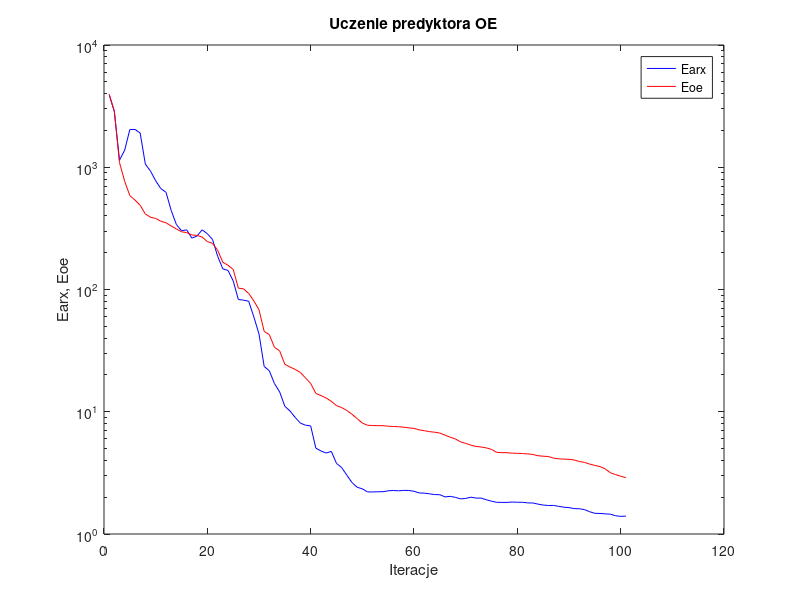
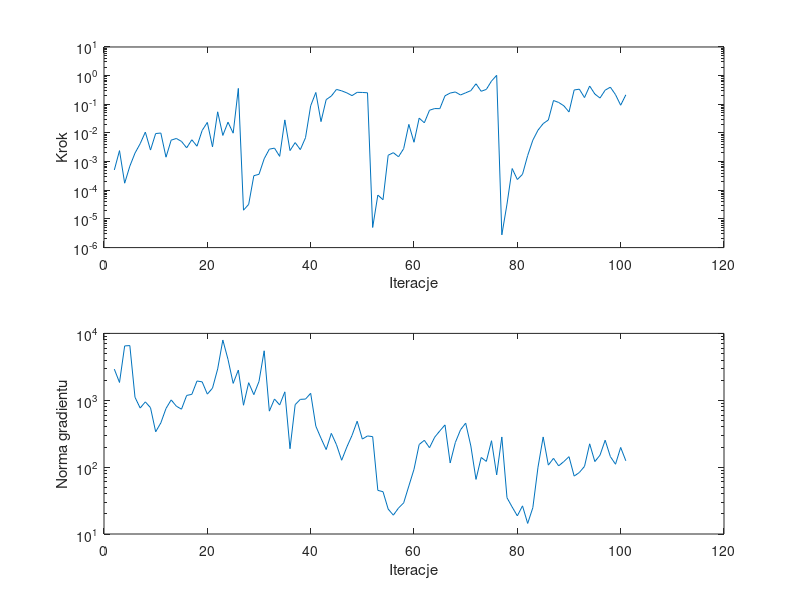

Write MATLAB code to recreate these figures, in order.
%uczenie predyktora oe
clear all;
n=0; farx(n+1)=3.937165e+003; foe(n+1)=3.942867e+003; wspucz(n+1)=0.000000e+000; ng(n+1)=0.000000e+000;
%odnowa zmiennej metryki
n=1; farx(n+1)=2.856169e+003; foe(n+1)=2.871938e+003; krok(n+1)=5.126539e-004; ng(n+1)=2.917358e+003;
n=2; farx(n+1)=1.142149e+003; foe(n+1)=1.091178e+003; krok(n+1)=2.419456e-003; ng(n+1)=1.845654e+003;
n=3; farx(n+1)=1.379179e+003; foe(n+1)=7.676203e+002; krok(n+1)=1.767236e-004; ng(n+1)=6.497198e+003;
n=4; farx(n+1)=2.034113e+003; foe(n+1)=5.858672e+002; krok(n+1)=6.946998e-004; ng(n+1)=6.574723e+003;
n=5; farx(n+1)=2.039042e+003; foe(n+1)=5.389096e+002; krok(n+1)=1.983052e-003; ng(n+1)=1.108248e+003;
n=6; farx(n+1)=1.904267e+003; foe(n+1)=4.886264e+002; krok(n+1)=4.223924e-003; ng(n+1)=7.649961e+002;
n=7; farx(n+1)=1.061674e+003; foe(n+1)=4.146275e+002; krok(n+1)=1.071441e-002; ng(n+1)=9.459726e+002;
n=8; farx(n+1)=9.301443e+002; foe(n+1)=3.900676e+002; krok(n+1)=2.531421e-003; ng(n+1)=7.742600e+002;
n=9; farx(n+1)=7.754012e+002; foe(n+1)=3.813923e+002; krok(n+1)=9.545881e-003; ng(n+1)=3.376294e+002;
n=10; farx(n+1)=6.689445e+002; foe(n+1)=3.617919e+002; krok(n+1)=9.939393e-003; ng(n+1)=4.590224e+002;
n=11; farx(n+1)=6.244381e+002; foe(n+1)=3.512262e+002; krok(n+1)=1.427772e-003; ng(n+1)=7.532330e+002;
n=12; farx(n+1)=4.439327e+002; foe(n+1)=3.311526e+002; krok(n+1)=5.608389e-003; ng(n+1)=1.012713e+003;
n=13; farx(n+1)=3.406822e+002; foe(n+1)=3.129496e+002; krok(n+1)=6.425309e-003; ng(n+1)=8.154928e+002;
n=14; farx(n+1)=3.024888e+002; foe(n+1)=2.964875e+002; krok(n+1)=5.062842e-003; ng(n+1)=7.354359e+002;
n=15; farx(n+1)=3.074536e+002; foe(n+1)=2.922196e+002; krok(n+1)=3.023106e-003; ng(n+1)=1.180924e+003;
n=16; farx(n+1)=2.634071e+002; foe(n+1)=2.792461e+002; krok(n+1)=5.792131e-003; ng(n+1)=1.225710e+003;
n=17; farx(n+1)=2.736748e+002; foe(n+1)=2.770850e+002; krok(n+1)=3.446556e-003; ng(n+1)=1.941215e+003;
n=18; farx(n+1)=3.078220e+002; foe(n+1)=2.684807e+002; krok(n+1)=1.226153e-002; ng(n+1)=1.884305e+003;
n=19; farx(n+1)=2.858723e+002; foe(n+1)=2.466221e+002; krok(n+1)=2.331822e-002; ng(n+1)=1.235528e+003;
n=20; farx(n+1)=2.569836e+002; foe(n+1)=2.384469e+002; krok(n+1)=3.264384e-003; ng(n+1)=1.518188e+003;
n=21; farx(n+1)=1.867534e+002; foe(n+1)=2.091636e+002; krok(n+1)=5.466235e-002; ng(n+1)=2.942030e+003;
n=22; farx(n+1)=1.475449e+002; foe(n+1)=1.672302e+002; krok(n+1)=8.193332e-003; ng(n+1)=7.963942e+003;
n=23; farx(n+1)=1.432288e+002; foe(n+1)=1.578114e+002; krok(n+1)=2.378377e-002; ng(n+1)=4.085152e+003;
n=24; farx(n+1)=1.177016e+002; foe(n+1)=1.461035e+002; krok(n+1)=9.830492e-003; ng(n+1)=1.787930e+003;
n=25; farx(n+1)=8.289938e+001; foe(n+1)=1.025797e+002; krok(n+1)=3.589327e-001; ng(n+1)=2.833182e+003;
%odnowa zmiennej metryki
n=26; farx(n+1)=8.184993e+001; foe(n+1)=1.013699e+002; krok(n+1)=2.020511e-005; ng(n+1)=8.426464e+002;
n=27; farx(n+1)=8.023327e+001; foe(n+1)=9.284627e+001; krok(n+1)=3.223481e-005; ng(n+1)=1.831144e+003;
n=28; farx(n+1)=5.970139e+001; foe(n+1)=8.078562e+001; krok(n+1)=3.229906e-004; ng(n+1)=1.212982e+003;
n=29; farx(n+1)=4.326926e+001; foe(n+1)=6.821619e+001; krok(n+1)=3.604935e-004; ng(n+1)=1.914246e+003;
n=30; farx(n+1)=2.347552e+001; foe(n+1)=4.544630e+001; krok(n+1)=1.255562e-003; ng(n+1)=5.492848e+003;
n=31; farx(n+1)=2.161743e+001; foe(n+1)=4.270007e+001; krok(n+1)=2.722891e-003; ng(n+1)=6.877289e+002;
n=32; farx(n+1)=1.697642e+001; foe(n+1)=3.363195e+001; krok(n+1)=2.953444e-003; ng(n+1)=1.044980e+003;
n=33; farx(n+1)=1.452311e+001; foe(n+1)=3.150668e+001; krok(n+1)=1.524981e-003; ng(n+1)=8.497471e+002;
n=34; farx(n+1)=1.109067e+001; foe(n+1)=2.442356e+001; krok(n+1)=2.857938e-002; ng(n+1)=1.335932e+003;
n=35; farx(n+1)=1.014042e+001; foe(n+1)=2.322079e+001; krok(n+1)=2.426783e-003; ng(n+1)=1.884120e+002;
n=36; farx(n+1)=8.991004e+000; foe(n+1)=2.221587e+001; krok(n+1)=4.615931e-003; ng(n+1)=8.595401e+002;
n=37; farx(n+1)=8.075731e+000; foe(n+1)=2.096444e+001; krok(n+1)=2.620821e-003; ng(n+1)=1.031840e+003;
n=38; farx(n+1)=7.764977e+000; foe(n+1)=1.890465e+001; krok(n+1)=6.832143e-003; ng(n+1)=1.041794e+003;
n=39; farx(n+1)=7.657908e+000; foe(n+1)=1.704492e+001; krok(n+1)=8.877087e-002; ng(n+1)=1.270348e+003;
n=40; farx(n+1)=5.039086e+000; foe(n+1)=1.412808e+001; krok(n+1)=2.587256e-001; ng(n+1)=4.095899e+002;
n=41; farx(n+1)=4.776466e+000; foe(n+1)=1.356172e+001; krok(n+1)=2.486715e-002; ng(n+1)=2.702313e+002;
n=42; farx(n+1)=4.594761e+000; foe(n+1)=1.295028e+001; krok(n+1)=1.454886e-001; ng(n+1)=1.831740e+002;
n=43; farx(n+1)=4.737644e+000; foe(n+1)=1.217131e+001; krok(n+1)=1.943277e-001; ng(n+1)=3.200443e+002;
n=44; farx(n+1)=3.780023e+000; foe(n+1)=1.122194e+001; krok(n+1)=3.307424e-001; ng(n+1)=2.159922e+002;
n=45; farx(n+1)=3.494253e+000; foe(n+1)=1.081883e+001; krok(n+1)=2.948231e-001; ng(n+1)=1.267120e+002;
n=46; farx(n+1)=3.027635e+000; foe(n+1)=1.023799e+001; krok(n+1)=2.503681e-001; ng(n+1)=1.999429e+002;
n=47; farx(n+1)=2.634527e+000; foe(n+1)=9.535507e+000; krok(n+1)=2.007487e-001; ng(n+1)=2.980797e+002;
n=48; farx(n+1)=2.411190e+000; foe(n+1)=8.779455e+000; krok(n+1)=2.617897e-001; ng(n+1)=4.858260e+002;
n=49; farx(n+1)=2.341664e+000; foe(n+1)=8.080085e+000; krok(n+1)=2.589461e-001; ng(n+1)=2.628445e+002;
n=50; farx(n+1)=2.209803e+000; foe(n+1)=7.755441e+000; krok(n+1)=2.522670e-001; ng(n+1)=2.926033e+002;
%odnowa zmiennej metryki
n=51; farx(n+1)=2.207566e+000; foe(n+1)=7.711494e+000; krok(n+1)=5.036867e-006; ng(n+1)=2.858524e+002;
n=52; farx(n+1)=2.215942e+000; foe(n+1)=7.698835e+000; krok(n+1)=6.800238e-005; ng(n+1)=4.490982e+001;
n=53; farx(n+1)=2.217912e+000; foe(n+1)=7.692148e+000; krok(n+1)=4.685521e-005; ng(n+1)=4.293574e+001;
n=54; farx(n+1)=2.255876e+000; foe(n+1)=7.615564e+000; krok(n+1)=1.667309e-003; ng(n+1)=2.361360e+001;
n=55; farx(n+1)=2.271028e+000; foe(n+1)=7.574452e+000; krok(n+1)=2.051078e-003; ng(n+1)=1.912972e+001;
n=56; farx(n+1)=2.255246e+000; foe(n+1)=7.547029e+000; krok(n+1)=1.473014e-003; ng(n+1)=2.445066e+001;
n=57; farx(n+1)=2.274257e+000; foe(n+1)=7.474666e+000; krok(n+1)=2.840497e-003; ng(n+1)=2.921708e+001;
n=58; farx(n+1)=2.269966e+000; foe(n+1)=7.382978e+000; krok(n+1)=1.989989e-002; ng(n+1)=5.219656e+001;
n=59; farx(n+1)=2.236233e+000; foe(n+1)=7.310232e+000; krok(n+1)=4.738412e-003; ng(n+1)=9.288697e+001;
n=60; farx(n+1)=2.167548e+000; foe(n+1)=7.108197e+000; krok(n+1)=3.291899e-002; ng(n+1)=2.180051e+002;
n=61; farx(n+1)=2.158440e+000; foe(n+1)=7.001471e+000; krok(n+1)=2.262062e-002; ng(n+1)=2.519329e+002;
n=62; farx(n+1)=2.132118e+000; foe(n+1)=6.875073e+000; krok(n+1)=6.208155e-002; ng(n+1)=1.951786e+002;
n=63; farx(n+1)=2.101196e+000; foe(n+1)=6.800208e+000; krok(n+1)=7.100297e-002; ng(n+1)=2.799846e+002;
n=64; farx(n+1)=2.096274e+000; foe(n+1)=6.695226e+000; krok(n+1)=7.045190e-002; ng(n+1)=3.483795e+002;
n=65; farx(n+1)=2.011723e+000; foe(n+1)=6.436590e+000; krok(n+1)=1.981558e-001; ng(n+1)=4.278749e+002;
n=66; farx(n+1)=2.032240e+000; foe(n+1)=6.192201e+000; krok(n+1)=2.468205e-001; ng(n+1)=1.154988e+002;
n=67; farx(n+1)=1.994767e+000; foe(n+1)=5.994845e+000; krok(n+1)=2.693452e-001; ng(n+1)=2.335161e+002;
n=68; farx(n+1)=1.938106e+000; foe(n+1)=5.673009e+000; krok(n+1)=2.114442e-001; ng(n+1)=3.611989e+002;
n=69; farx(n+1)=1.954064e+000; foe(n+1)=5.515146e+000; krok(n+1)=2.515310e-001; ng(n+1)=4.551304e+002;
n=70; farx(n+1)=2.000520e+000; foe(n+1)=5.326930e+000; krok(n+1)=2.997685e-001; ng(n+1)=2.073284e+002;
n=71; farx(n+1)=1.967638e+000; foe(n+1)=5.205363e+000; krok(n+1)=5.203615e-001; ng(n+1)=6.554669e+001;
n=72; farx(n+1)=1.966816e+000; foe(n+1)=5.148058e+000; krok(n+1)=2.845227e-001; ng(n+1)=1.395027e+002;
n=73; farx(n+1)=1.905331e+000; foe(n+1)=5.062534e+000; krok(n+1)=3.311156e-001; ng(n+1)=1.218675e+002;
n=74; farx(n+1)=1.855495e+000; foe(n+1)=4.921744e+000; krok(n+1)=6.480438e-001; ng(n+1)=2.482658e+002;
n=75; farx(n+1)=1.816266e+000; foe(n+1)=4.656255e+000; krok(n+1)=1.024434e+000; ng(n+1)=7.660111e+001;
%odnowa zmiennej metryki
n=76; farx(n+1)=1.813749e+000; foe(n+1)=4.630447e+000; krok(n+1)=2.783541e-006; ng(n+1)=2.826741e+002;
n=77; farx(n+1)=1.813589e+000; foe(n+1)=4.625387e+000; krok(n+1)=3.298238e-005; ng(n+1)=3.482454e+001;
n=78; farx(n+1)=1.826085e+000; foe(n+1)=4.581865e+000; krok(n+1)=5.733303e-004; ng(n+1)=2.531287e+001;
n=79; farx(n+1)=1.818961e+000; foe(n+1)=4.575020e+000; krok(n+1)=2.377984e-004; ng(n+1)=1.867951e+001;
n=80; farx(n+1)=1.817064e+000; foe(n+1)=4.551860e+000; krok(n+1)=3.604935e-004; ng(n+1)=2.634915e+001;
n=81; farx(n+1)=1.797112e+000; foe(n+1)=4.518740e+000; krok(n+1)=1.635770e-003; ng(n+1)=1.439486e+001;
n=82; farx(n+1)=1.793799e+000; foe(n+1)=4.472203e+000; krok(n+1)=5.608324e-003; ng(n+1)=2.474587e+001;
n=83; farx(n+1)=1.755711e+000; foe(n+1)=4.367179e+000; krok(n+1)=1.251384e-002; ng(n+1)=9.986718e+001;
n=84; farx(n+1)=1.725454e+000; foe(n+1)=4.328664e+000; krok(n+1)=2.118799e-002; ng(n+1)=2.827608e+002;
n=85; farx(n+1)=1.710952e+000; foe(n+1)=4.304568e+000; krok(n+1)=2.835564e-002; ng(n+1)=1.072221e+002;
n=86; farx(n+1)=1.713063e+000; foe(n+1)=4.176853e+000; krok(n+1)=1.354890e-001; ng(n+1)=1.354166e+002;
n=87; farx(n+1)=1.683783e+000; foe(n+1)=4.120726e+000; krok(n+1)=1.158784e-001; ng(n+1)=1.044332e+002;
n=88; farx(n+1)=1.657064e+000; foe(n+1)=4.098306e+000; krok(n+1)=8.877087e-002; ng(n+1)=1.211746e+002;
n=89; farx(n+1)=1.644525e+000; foe(n+1)=4.082546e+000; krok(n+1)=5.397089e-002; ng(n+1)=1.433807e+002;
n=90; farx(n+1)=1.613525e+000; foe(n+1)=4.033523e+000; krok(n+1)=3.161324e-001; ng(n+1)=7.341936e+001;
n=91; farx(n+1)=1.609298e+000; foe(n+1)=3.917053e+000; krok(n+1)=3.372291e-001; ng(n+1)=8.312359e+001;
n=92; farx(n+1)=1.583615e+000; foe(n+1)=3.856523e+000; krok(n+1)=1.717868e-001; ng(n+1)=1.025591e+002;
n=93; farx(n+1)=1.521119e+000; foe(n+1)=3.730982e+000; krok(n+1)=4.352152e-001; ng(n+1)=2.232600e+002;
n=94; farx(n+1)=1.476934e+000; foe(n+1)=3.641958e+000; krok(n+1)=2.283902e-001; ng(n+1)=1.211398e+002;
n=95; farx(n+1)=1.472179e+000; foe(n+1)=3.561198e+000; krok(n+1)=1.653712e-001; ng(n+1)=1.509457e+002;
n=96; farx(n+1)=1.461308e+000; foe(n+1)=3.409377e+000; krok(n+1)=3.112246e-001; ng(n+1)=2.528469e+002;
n=97; farx(n+1)=1.452901e+000; foe(n+1)=3.170559e+000; krok(n+1)=3.963116e-001; ng(n+1)=1.439236e+002;
n=98; farx(n+1)=1.410235e+000; foe(n+1)=3.064698e+000; krok(n+1)=2.176076e-001; ng(n+1)=1.104807e+002;
n=99; farx(n+1)=1.394322e+000; foe(n+1)=2.967796e+000; krok(n+1)=9.282613e-002; ng(n+1)=1.970146e+002;
n=100; farx(n+1)=1.400888e+000; foe(n+1)=2.892461e+000; krok(n+1)=2.144024e-001; ng(n+1)=1.243487e+002;

figure; semilogy(farx,'b'); hold on; semilogy(foe,'r'); xlabel('Iteracje'); ylabel('Earx, Eoe'); legend('Earx','Eoe'); title('Uczenie predyktora OE');
figure; subplot(2,1,1); semilogy(krok); xlabel('Iteracje'); ylabel('Krok');
subplot(2,1,2); semilogy(ng); xlabel('Iteracje'); ylabel('Norma gradientu');
Earx=farx(n+1)
Eoe=foe(n+1)
